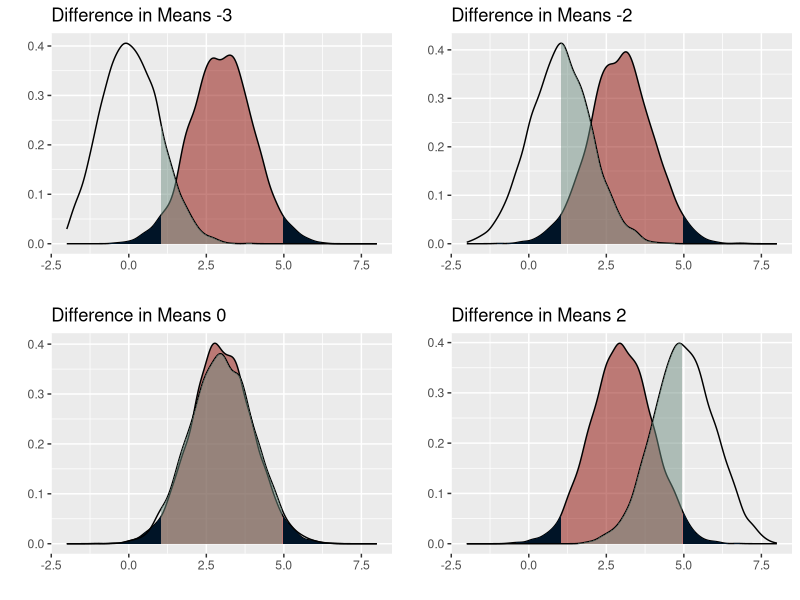
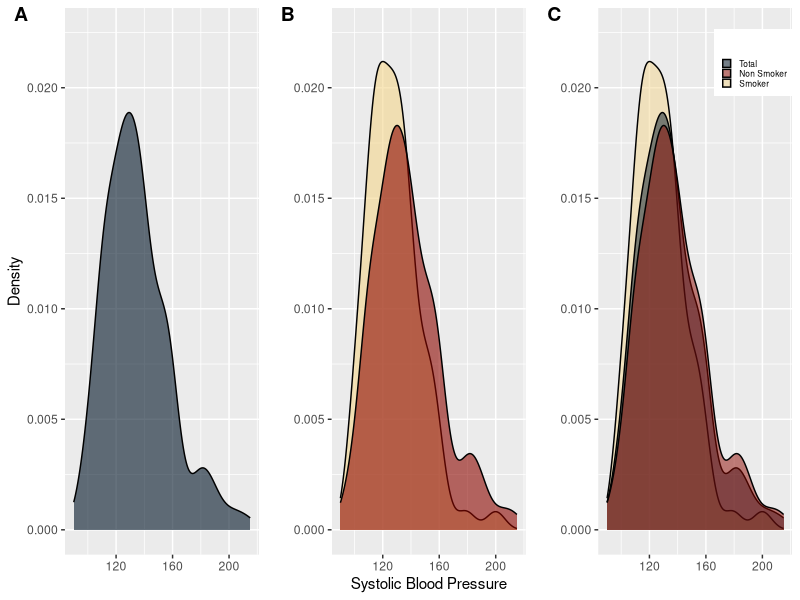
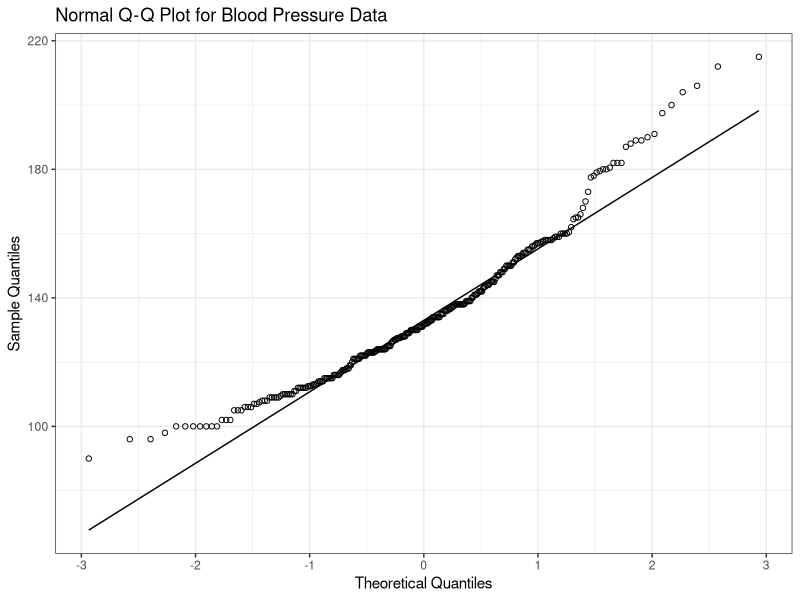

Write the R code that produced these figures, in order.
## ---- chunk 1
knitr::opts_chunk$set(echo = TRUE)

#Use required packages
library(tidyverse) #for plots and data manipulation
library(cowplot) #aligning plots
library(gridExtra)
library(scales)

df_data <- read_csv("framingham_data.csv") # Read in data
## ---- chunk 2
df_data$index <- seq(nrow(df_data)) # Add an index column

#df_data %>% summary # Summarize Data

# Split data into smoker and nonsmoker
df_smoker <- df_data %>% filter(currentSmoker == 1)
df_nonsmoker <- df_data %>% filter(currentSmoker == 0)

#Create a sample variance function to ensure proper calculation
sample_variance <- function(x, sampling = TRUE){
    if (sampling == TRUE){
        sum((x - mean(x))^2) / (length(x) - 1)
    } else if(sampling == FALSE) {
        sum((x - mean(x))^2) / (length(x))
    }
}
#Create pooled sample variance function 
f_pooled_variance <- function(x, y){
    ((length(x) - 1) * sample_variance(x) + 
     (length(y) - 1) * sample_variance(y)) / 
    (length(x) + length(y) - 2)
}

# Skewness function 
skew_function <- function(x){
    mean((x - mean(x))^3) / sqrt(sample_variance(x))^3
}

# kurtosis function
kurt_function <- function(x){
    mean((x - mean(x))^4) / sqrt(sample_variance(x))^4
}

# Create a Satterthawaite Approximation Function

satterth <- function(s1, s2, n1, n2){
    term1 <- s1/n1
    term2 <- s2/n2
    nu <- (term1 + term2)^2 / ((term1^2/(n1 - 1)) + (term2^2/(n2 - 1)))
    return(floor(nu))
}


#Plot and compare split data

#options(repr.plot.width = 6, repr.plot.height = 4, repr.plot.res = 150)

plot_colors <- c("#001427","#708d81","#f4d58d","#bf0603","#8d0801")
y_limits <- c(0, 0.0225)

total_data <- ggplot(df_data) + geom_density(aes(sysBP), 
                                             fill = plot_colors[1],
                                             alpha = 0.6) +
                       ylim(y_limits) + ylab("Density") + xlab("")

sep_data <- ggplot() + geom_density(data = df_smoker, aes(sysBP), 
                                    fill = plot_colors[3], alpha = 0.6) + 
                       geom_density(data = df_nonsmoker, aes(sysBP), 
                                    fill = plot_colors[5], alpha = 0.6) +
                       ylim(y_limits) + ylab("") + xlab("Systolic Blood Pressure")

plot_3 <- ggplot() + geom_density(data = df_smoker, aes(sysBP, 
                                    fill = plot_colors[3]), alpha = 0.5) + 
                       geom_density(data = df_data, aes(sysBP, 
                                    fill = plot_colors[1]), alpha = 0.5) +
                       geom_density(data = df_nonsmoker, aes(sysBP, 
                                    fill = plot_colors[5]), alpha = 0.5) +
                       ylim(y_limits) + ylab("") + xlab("") + 
                       scale_fill_manual("",
                                         values = plot_colors[c(1, 5, 3)], 
                                         labels = c("Total", "Non Smoker", "Smoker")) +
                       theme(legend.position = c(0.8, 0.9),
                             legend.text = element_text(size = 6),
                             legend.key.height = unit(0.25, 'cm'),
                             legend.key.width = unit(0.25, 'cm'))

#plot_grid(total_data, sep_data, plot_3, align = 'vh', 
          #hjust = -1,nrow = 2, ncol = 2)

data_kurtosis <- kurt_function(df_data$sysBP)
data_skew <- skew_function(df_data$sysBP)
data_IQR <- as.numeric(quantile(df_data$sysBP, probs = 0.75)) - 
       as.numeric(quantile(df_data$sysBP, probs = 0.25))
data_MAD <- median(abs(df_data$sysBP - median(df_data$sysBP)))
data_samVar <- sample_variance(df_data$sysBP)

eIQR <- data_IQR / 1.35
eMAD <- data_MAD / 0.675

# Q-Q Plot

data_qqplot <- 
ggplot(df_data, aes(sample = sysBP)) + 
stat_qq(shape = 1) + stat_qq_line() + 
ggtitle("Normal Q-Q Plot for Blood Pressure Data") + 
xlab("Theoretical Quantiles") +
ylab("Sample Quantiles")
## ---- chunk 3

# Common values for analysis

alpha <- 0.05

mu_smoker <- mean(df_smoker$sysBP)
var_smoker <- sample_variance(df_smoker$sysBP)
n_smoker <- length(df_smoker$sysBP)

mu_nonsmoker <- mean(df_nonsmoker$sysBP)
var_nonsmoker <- sample_variance(df_nonsmoker$sysBP)
n_nonsmoker <- length(df_nonsmoker$sysBP)

# Two Sample T-test - Pooled Sample Variance - P-value

dof_1 <- (n_smoker + n_nonsmoker - 2)

p_sample_var_1 <- f_pooled_variance(df_smoker$sysBP, 
                                    df_nonsmoker$sysBP)


t_obs_1 <- (mu_smoker - mu_nonsmoker) / (sqrt(p_sample_var_1) * sqrt(1/n_smoker + 1/n_nonsmoker))

t_stat_1 <- qt(alpha / 2, dof_1)

p_value_obs_1 <- dt(t_obs_1, dof_1)

#Two Sample T-test - Difference Variance Sample Variance - P-value

dof_2 <- satterth(var_smoker, var_nonsmoker, n_smoker, n_nonsmoker)

np_sample_var_2 <- (var_nonsmoker/n_smoker + var_nonsmoker/n_nonsmoker)

t_obs_2 <- (mu_smoker - mu_nonsmoker) / (sqrt(var_nonsmoker/n_smoker + var_nonsmoker/n_nonsmoker))

t_stat_2 <- qt(alpha / 2, dof_2)

p_value_obs_2 <- dt(t_obs_2, dof_2)

# Confidence Limits

diff_mu <- mu_smoker - mu_nonsmoker

#Pooled Sample variance

CL_pooled <- t_stat_1 * (sqrt(p_sample_var_1/n_smoker + p_sample_var_1/n_nonsmoker))

#Non pooled Sample variance

CL_nonpooled <- t_stat_2 * (sqrt(var_nonsmoker/n_smoker + var_nonsmoker/n_nonsmoker))

CI_pooled <- round(c(diff_mu + CL_pooled, diff_mu - CL_pooled), 2)

CI_nonpooled <-round(c(diff_mu + CL_nonpooled, diff_mu - CL_nonpooled), 2)

#Power Calculation assuming delta means is the true delta

cv_lo_p <- qnorm(alpha / 2, 0, sqrt(p_sample_var_1/n_smoker + 
                                      p_sample_var_1/n_nonsmoker))
cv_hi_p <- qnorm(1 - alpha / 2, 0, sqrt(p_sample_var_1/n_smoker + 
                                          p_sample_var_1/n_nonsmoker))

power1 <- pnorm(cv_lo_p, (mu_smoker - mu_nonsmoker), 
                sqrt(p_sample_var_1/n_smoker + p_sample_var_1/n_nonsmoker))
power2 <- 1 - pnorm(cv_hi_p, (mu_smoker - mu_nonsmoker), 
                    sqrt(p_sample_var_1/n_smoker + p_sample_var_1/n_nonsmoker))

power_pooled <- sum(power1, power2)

cv_lo_non <- qnorm(alpha / 2, 0, 
               (sqrt(var_nonsmoker/n_smoker + var_nonsmoker/n_nonsmoker)))
cv_hi_non <- qnorm(1 - alpha / 2, 0, 
               (sqrt(var_nonsmoker/n_smoker + var_nonsmoker/n_nonsmoker)))

power1 <- pnorm(cv_lo_non, (mu_smoker - mu_nonsmoker), 
                (sqrt(var_nonsmoker/n_smoker + var_nonsmoker/n_nonsmoker)))
power2 <- 1 - pnorm(cv_hi_non, (mu_smoker - mu_nonsmoker), 
                    (sqrt(var_nonsmoker/n_smoker + var_nonsmoker/n_nonsmoker)))

power_nonpooled <- sum(power1, power2)

## ---- chunk 4

#Part II
#Introduction

options(repr.plot.width = 12, repr.plot.height = 5, repr.plot.res = 150)
set.seed(100)

null_mean <- 3
alt_means <- c(0, 1, 3, 5)
plot_list <- list()

#plot_colors <- c("#072ac8","#1e96fc","#a2d6f9","#fcf300","#ffc600")

for(i in 1:length(alt_means)){
    
    sim1 <- rnorm(5000, null_mean, sqrt(1))
    sim2 <- rnorm(5000, alt_means[i], sqrt(1))

    alpha1 <- qnorm(0.025, null_mean, sqrt(1)) 
    alpha2 <- qnorm(0.975, null_mean, sqrt(1))

    df_set <- tibble("H0" = sim1, "HA" = sim2)
    
    title_string <- sprintf("Difference in Means %i", (alt_means[i] - null_mean))

    plot_list[[i]]  <-
    ggplot(data = df_set) + geom_density(aes(H0), alpha = 0.5, fill = plot_colors[5]) + 
                            geom_area(
                                aes(x = stage(H0, after_scale = oob_censor(x, c(-Inf, alpha1)
                                                                          )
                                             )
                                   ),
                                stat = "density", fill = plot_colors[1]
                                 ) +
                            geom_area(
                                aes(x = stage(H0, after_scale = oob_censor(x, c(alpha2, Inf)
                                                                          )
                                             )
                                   ),
                                stat = "density", fill = plot_colors[1]
                                     ) +
                            geom_density(aes(HA), alpha = 0.5) + 
                            geom_area(
                                aes(x = stage(HA, after_scale = oob_censor(x, c(alpha1, alpha2)
                                                                          )
                                             )
                                   ),
                                stat = "density", fill = plot_colors[2], alpha = 0.5
                                     ) +
                            xlim(-2, 8) + xlab("") + ylab("") + ggtitle(title_string)
    
                                }

do.call(grid.arrange, plot_list)
## ---- chunk 5
#Part II
set.seed(1)

alpha <- 0.05

test_function <- function (x, y, pooled = FALSE){

    mu_1 <- mean(x)
    var_1 <- sample_variance(x, sampling = TRUE)
    
    mu_2 <- mean(y)
    var_2 <- sample_variance(y, sampling = TRUE)
    
    #Calculate the pooled sample variance
    pooled_sample <- ((length(x) - 1) * var_1 + 
                          (length(y) - 1) * var_2) / (length(x) + length(y) - 2)
    
    #calculate the observed t statistic
    if (pooled == TRUE){
        
        cal_sigma <- (sqrt(pooled_sample/length(x) + pooled_sample/length(y)))
        
        ttest <- (mu_1 - mu_2) / cal_sigma
        dof <- length(x) + length(y) - 2 #Determine degrees of freedom
        
        } else {
        
        cal_sigma <- (sqrt(var_1/length(x) + var_2/length(y)))
        
        ttest <- (mu_1 - mu_2) / cal_sigma
        dof <- satterth(var_1, var_2, length(x), length(y))
    }
    
    # Determine whether or not the null hypothesis 
    # can be rejected (1 = rejected, 0 = not rejected)
    verdict <- !between(ttest, qt(alpha / 2, dof), qt(1 - alpha / 2, dof))
    
    #Power calculation assuming calculated difference in means is Ha 
    cv_lo <- qnorm(alpha / 2, 0, cal_sigma)
    cv_hi <- qnorm(1 - alpha / 2, 0, cal_sigma)
    
    power1 <- pnorm(cv_lo, (mu_1 - mu_2), cal_sigma)
    power2 <- 1 - pnorm(cv_hi, (mu_1 - mu_2), cal_sigma)
    
    power <- sum(power1, power2)
    
    #Return calculated values
    return(c(mu_1, var_1, mu_2, var_2, ttest, cal_sigma, dof, verdict, power))
}



mu1 <- c(0, 4, 5, 6, 10)
var1 <- c(1, 4, 9)
n1 <- c(10, 30, 70)

mu2 <- 5
var2 <- 1
n2 <- c(10, 30, 70)

sim_test <- function(x_mu, x_var, x_n, y_mu, y_var, y_n, pooled){
    
    sim_data_results <- matrix(rep(0, 9), ncol = 9)
    
    for (i in 1:1000){
        
        sim_set1 <- rnorm(x_n, x_mu, sqrt(x_var))
        sim_set2 <- rnorm(y_n, y_mu, sqrt(y_var))
        
        sim_data_results <- rbind(sim_data_results, 
                                  test_function(sim_set1, sim_set2, pooled))
        
        #print(sim_data_results)
    }
    
    df_sim_data <- data.frame(sim_data_results[2 : nrow(sim_data_results),])
    colnames(df_sim_data) = c("Null Mean", "Null Variance", "Alternate Mean", 
                              "Alternate Variance", "T statistic", 
                              "Calculated Variance", "DoF", "Null Reject", 
                              "Power")
    return(df_sim_data)
}

# HA: mean = 5, var = 1
df_combo <- expand.grid(mu1, var1, n1, mu2, var2, n2)
df_combo2 <- tibble(cbind(1:nrow(df_combo), df_combo, 
                          matrix(rep(0, 2 * nrow(df_combo)), ncol = 2)))
colnames(df_combo2) <- c("Test_Case", "mu1", "var1", "n1", "mu2", "var2", 
                         "n2", "Test_Results_up", "Test_Results_po")

test_results <- list()
test_results2 <- list()

for (i in 1:nrow(df_combo)){
    test_results[[i]] <- do.call(sim_test, 
                                 as.list(as.numeric(c(df_combo[i,],
                                                    pooled = FALSE))))
    test_results2[[i]] <- do.call(sim_test, 
                                  as.list(as.numeric(c(df_combo[i,], 
                                                       pooled = TRUE))))
    df_combo2[i, 8] <- sum(as.data.frame(test_results[i])[,8])
    df_combo2[i, 9] <- sum(as.data.frame(test_results2[i])[,8])    
    }

df_combo2 <- df_combo2 %>% mutate(diff = mu1 - mu2)
#df_combo2 %>%  head()
## ---- chunk 6

pow_tab_9 <- test_results[[9]] %>% pull(Power) %>% summary() %>% unname() %>% matrix(ncol = 1)
pow_tab_129 <- test_results[[129]] %>% pull(Power) %>% summary() %>% unname() %>% matrix(ncol = 1)

d <- cbind(pow_tab_9, pow_tab_129)
                                               
colnames(d) = c("Test Case #9","Test Case #129")
rownames(d) = c("Min", "1st Quantile", "Median", "Mean", "3rd Quantile", "Max")

knitr::kable(d)

## ---- chunk 7
# Plotting
options(repr.plot.width = 6, repr.plot.height = 4, repr.plot.res = 150)

plot_grid(total_data, sep_data, plot_3, align = 'vh', 
          hjust = -1,nrow = 1, ncol = 3, labels = c("A", "B", "C"))
## ---- chunk 8
data_qqplot + theme_bw()
## ---- chunk 9
knitr::kable(df_combo2, col.names = c("Test Case", 
                                      "$\\mu_1$", 
                                      "$\\sigma_1^2$", 
                                      "$n_1$", 
                                      "$\\mu_2$", 
                                      "$\\sigma_2^2$", 
                                      "$n_2$",
                                      "Test Results Unpooled",
                                      "Test Results Pooled",
                                      "Difference in Mean"), 
             escape = FALSE)
